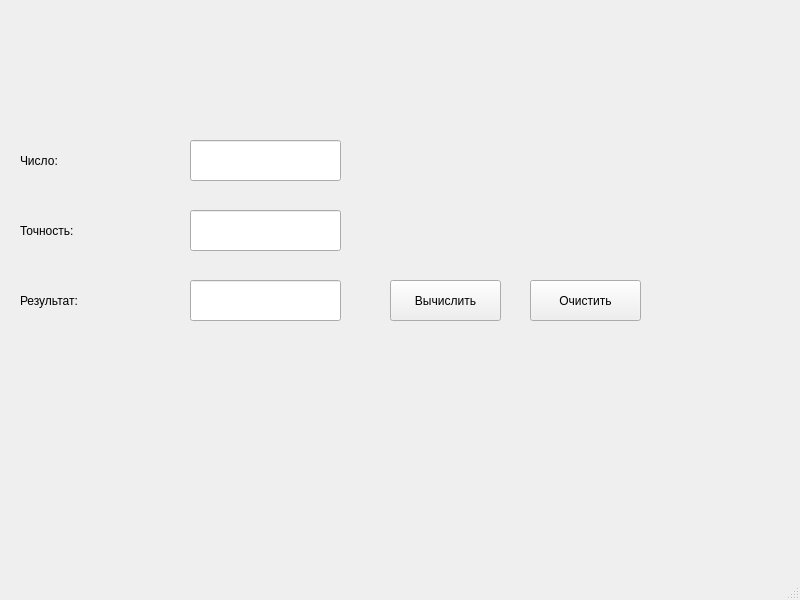
<?xml version="1.0" encoding="UTF-8"?>
<ui version="4.0">
 <class>MainWindow</class>
 <widget class="QMainWindow" name="MainWindow">
  <property name="geometry">
   <rect>
    <x>0</x>
    <y>0</y>
    <width>800</width>
    <height>600</height>
   </rect>
  </property>
  <property name="windowTitle">
   <string>MainWindow</string>
  </property>
  <widget class="QWidget" name="centralwidget">
   <widget class="QLineEdit" name="number">
    <property name="geometry">
     <rect>
      <x>190</x>
      <y>140</y>
      <width>151</width>
      <height>41</height>
     </rect>
    </property>
   </widget>
   <widget class="QLineEdit" name="precision">
    <property name="geometry">
     <rect>
      <x>190</x>
      <y>210</y>
      <width>151</width>
      <height>41</height>
     </rect>
    </property>
   </widget>
   <widget class="QLineEdit" name="result">
    <property name="geometry">
     <rect>
      <x>190</x>
      <y>280</y>
      <width>151</width>
      <height>41</height>
     </rect>
    </property>
   </widget>
   <widget class="QLabel" name="label">
    <property name="geometry">
     <rect>
      <x>20</x>
      <y>140</y>
      <width>151</width>
      <height>41</height>
     </rect>
    </property>
    <property name="text">
     <string>Число:</string>
    </property>
   </widget>
   <widget class="QLabel" name="label_2">
    <property name="geometry">
     <rect>
      <x>20</x>
      <y>210</y>
      <width>151</width>
      <height>41</height>
     </rect>
    </property>
    <property name="text">
     <string>Точность:</string>
    </property>
   </widget>
   <widget class="QLabel" name="label_3">
    <property name="geometry">
     <rect>
      <x>20</x>
      <y>280</y>
      <width>151</width>
      <height>41</height>
     </rect>
    </property>
    <property name="text">
     <string>Результат:</string>
    </property>
   </widget>
   <widget class="QPushButton" name="pushButton">
    <property name="geometry">
     <rect>
      <x>390</x>
      <y>280</y>
      <width>111</width>
      <height>41</height>
     </rect>
    </property>
    <property name="text">
     <string>Вычислить</string>
    </property>
   </widget>
   <widget class="QPushButton" name="pushButton_2">
    <property name="geometry">
     <rect>
      <x>530</x>
      <y>280</y>
      <width>111</width>
      <height>41</height>
     </rect>
    </property>
    <property name="text">
     <string>Очистить</string>
    </property>
   </widget>
  </widget>
  <widget class="QMenuBar" name="menubar">
   <property name="geometry">
    <rect>
     <x>0</x>
     <y>0</y>
     <width>800</width>
     <height>26</height>
    </rect>
   </property>
  </widget>
  <widget class="QStatusBar" name="statusbar"/>
 </widget>
 <resources/>
 <connections/>
</ui>
